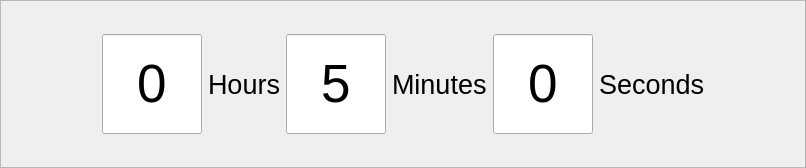
<?xml version="1.0" encoding="UTF-8"?>
<ui version="4.0">
 <class>CountdownSubFrame</class>
 <widget class="QFrame" name="CountdownSubFrame">
  <property name="geometry">
   <rect>
    <x>0</x>
    <y>0</y>
    <width>806</width>
    <height>168</height>
   </rect>
  </property>
  <property name="windowTitle">
   <string>Frame</string>
  </property>
  <property name="styleSheet">
   <string notr="true">background-image: url(:/img/data/parchmentdark.png);</string>
  </property>
  <property name="frameShape">
   <enum>QFrame::StyledPanel</enum>
  </property>
  <property name="frameShadow">
   <enum>QFrame::Raised</enum>
  </property>
  <layout class="QHBoxLayout" name="horizontalLayout">
   <item>
    <spacer name="horizontalSpacer_2">
     <property name="orientation">
      <enum>Qt::Horizontal</enum>
     </property>
     <property name="sizeHint" stdset="0">
      <size>
       <width>56</width>
       <height>20</height>
      </size>
     </property>
    </spacer>
   </item>
   <item>
    <widget class="QLineEdit" name="edtHours">
     <property name="sizePolicy">
      <sizepolicy hsizetype="Fixed" vsizetype="Fixed">
       <horstretch>0</horstretch>
       <verstretch>0</verstretch>
      </sizepolicy>
     </property>
     <property name="minimumSize">
      <size>
       <width>100</width>
       <height>100</height>
      </size>
     </property>
     <property name="maximumSize">
      <size>
       <width>100</width>
       <height>100</height>
      </size>
     </property>
     <property name="font">
      <font>
       <pointsize>40</pointsize>
      </font>
     </property>
     <property name="text">
      <string>0</string>
     </property>
     <property name="alignment">
      <set>Qt::AlignCenter</set>
     </property>
    </widget>
   </item>
   <item>
    <widget class="QLabel" name="label">
     <property name="font">
      <font>
       <pointsize>20</pointsize>
      </font>
     </property>
     <property name="text">
      <string>Hours</string>
     </property>
    </widget>
   </item>
   <item>
    <widget class="QLineEdit" name="edtMinutes">
     <property name="sizePolicy">
      <sizepolicy hsizetype="Fixed" vsizetype="Fixed">
       <horstretch>0</horstretch>
       <verstretch>0</verstretch>
      </sizepolicy>
     </property>
     <property name="minimumSize">
      <size>
       <width>100</width>
       <height>100</height>
      </size>
     </property>
     <property name="maximumSize">
      <size>
       <width>100</width>
       <height>100</height>
      </size>
     </property>
     <property name="font">
      <font>
       <pointsize>40</pointsize>
      </font>
     </property>
     <property name="text">
      <string>5</string>
     </property>
     <property name="alignment">
      <set>Qt::AlignCenter</set>
     </property>
    </widget>
   </item>
   <item>
    <widget class="QLabel" name="label_3">
     <property name="font">
      <font>
       <pointsize>20</pointsize>
      </font>
     </property>
     <property name="text">
      <string>Minutes</string>
     </property>
    </widget>
   </item>
   <item>
    <widget class="QLineEdit" name="edtSeconds">
     <property name="sizePolicy">
      <sizepolicy hsizetype="Fixed" vsizetype="Fixed">
       <horstretch>0</horstretch>
       <verstretch>0</verstretch>
      </sizepolicy>
     </property>
     <property name="minimumSize">
      <size>
       <width>100</width>
       <height>100</height>
      </size>
     </property>
     <property name="maximumSize">
      <size>
       <width>100</width>
       <height>100</height>
      </size>
     </property>
     <property name="font">
      <font>
       <pointsize>40</pointsize>
      </font>
     </property>
     <property name="text">
      <string>0</string>
     </property>
     <property name="alignment">
      <set>Qt::AlignCenter</set>
     </property>
    </widget>
   </item>
   <item>
    <widget class="QLabel" name="label_2">
     <property name="font">
      <font>
       <pointsize>20</pointsize>
      </font>
     </property>
     <property name="text">
      <string>Seconds</string>
     </property>
    </widget>
   </item>
   <item>
    <spacer name="horizontalSpacer">
     <property name="orientation">
      <enum>Qt::Horizontal</enum>
     </property>
     <property name="sizeHint" stdset="0">
      <size>
       <width>55</width>
       <height>20</height>
      </size>
     </property>
    </spacer>
   </item>
  </layout>
 </widget>
 <resources/>
 <connections/>
</ui>
